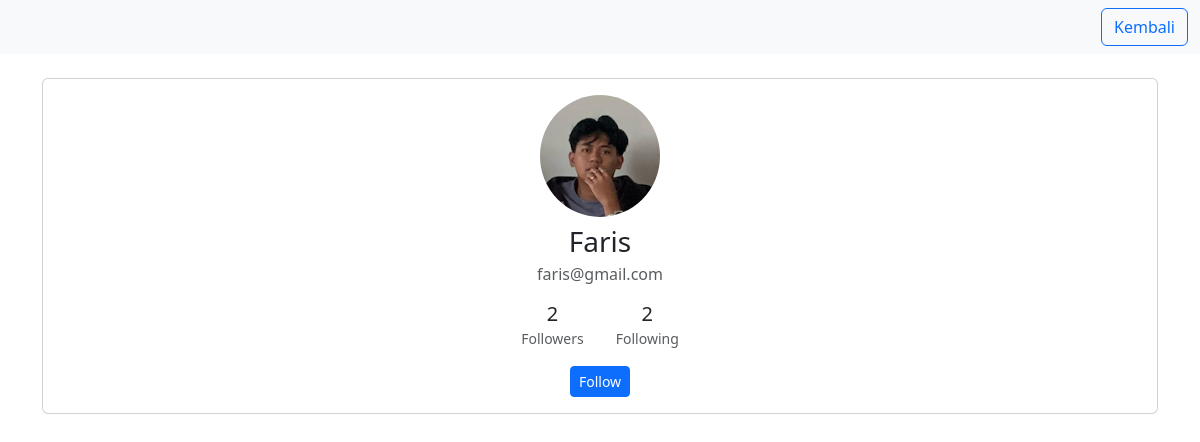
The page /profile.php?id=5 (signed in) on the database its author committed.
### tables this page shows
CREATE TABLE `users` (
  `id` int(11) NOT NULL,
  `name` varchar(100) NOT NULL,
  `username` varchar(50) NOT NULL,
  `email` varchar(100) NOT NULL,
  `photo` varchar(255) DEFAULT NULL,
  `password` varchar(255) NOT NULL,
  `full_name` varchar(100) DEFAULT NULL,
  `profile_picture` varchar(255) DEFAULT NULL,
  `bio` text DEFAULT NULL,
  `created_at` datetime DEFAULT current_timestamp(),
  `birthdate` date DEFAULT NULL,
  `work` varchar(255) DEFAULT NULL,
  `address` varchar(255) DEFAULT NULL,
  `last_active` datetime DEFAULT current_timestamp()
);

### profile.php (the view, shortened to what this page needs)
<?php
require_once("config.php");
$profile_user_id = isset($_GET['id']) ? (int)$_GET['id'] : $_SESSION['user']['id'];
$stmt = $db->prepare("SELECT * FROM users WHERE id = ?");
$stmt->execute([$profile_user_id]);
$profile_user = $stmt->fetch();
$stmt = $db->prepare("SELECT * FROM followers WHERE user_id = ? AND follower_id = ?");
$stmt->execute([$profile_user_id, $_SESSION['user']['id']]);
$follow = $stmt->fetch();
$stmt = $db->prepare("SELECT COUNT(*) FROM followers WHERE user_id=? AND status='accepted'");
$stmt->execute([$profile_user_id]);
$followers_count = $stmt->fetchColumn();
$stmt = $db->prepare("SELECT COUNT(*) FROM followers WHERE follower_id=? AND status='accepted'");
$stmt->execute([$profile_user_id]);
$following_count = $stmt->fetchColumn();
?>
<!DOCTYPE html>
<html>
<head>
    <link rel="stylesheet" href="https://cdn.jsdelivr.net/npm/bootstrap@5.3.0/dist/css/bootstrap.min.css">
</head>
<body>
    <nav class="navbar navbar-light bg-light mb-4">
        <div class="container-fluid justify-content-end">
            <a href="timeline.php" class="btn btn-outline-primary">Kembali</a>
        </div>
    </nav>
    <div class="container mt-4">
        <div class="card mb-4">
            <div class="card-body text-center">
                <?php
                if (!empty($profile_user['photo']) && $profile_user['photo'] !== 'default.svg' && file_exists("img/uploads/" . $profile_user['photo'])) {
                    $photo_file = "img/uploads/" . $profile_user['photo'];
                } else {
                    $photo_file = "img/default.svg";
                }
                ?>
                <img src="<?php echo $photo_file ?>" width="120" class="rounded-circle mb-2"><br>
                <h3 class="mb-1"><?php echo htmlspecialchars($profile_user['name']); ?></h3>
                <p class="text-muted mb-3"><?php echo htmlspecialchars($profile_user['email']); ?></p>
                <div class="d-flex justify-content-center mb-3">
                    <div class="mx-3">
                        <h5 class="mb-0"><?php echo $followers_count; ?></h5>
                        <small class="text-muted">Followers</small>
                    </div>
                    <div class="mx-3">
                        <h5 class="mb-0"><?php echo $following_count; ?></h5>
                        <small class="text-muted">Following</small>
                    </div>
                </div>
                <?php if($profile_user_id != $_SESSION['user']['id']): ?>
                    <?php if(!$follow): ?>
                        <form method="post" style="display:inline">
                            <button name="follow" class="btn btn-primary btn-sm">Follow</button>
                        </form>
                    <?php elseif($follow['status'] == 'pending'): ?>
                        <button class="btn btn-warning btn-sm" disabled>Pending</button>
                    <?php endif; ?>
                <?php endif; ?>
            </div>
        </div>
    </div>
</body>
</html>

### rows shown on the page
users: photo (picture), name "Faris", email "faris@gmail.com"

### other values the page prints
$followers_count "2"
$following_count "2"
